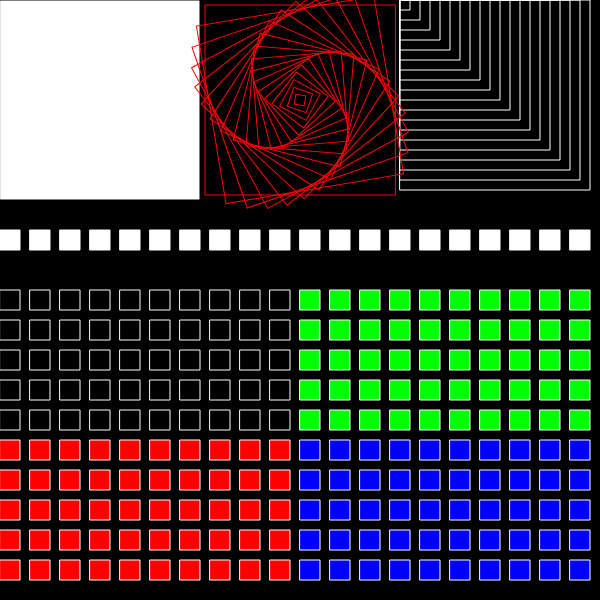
Frame 1 (no input)
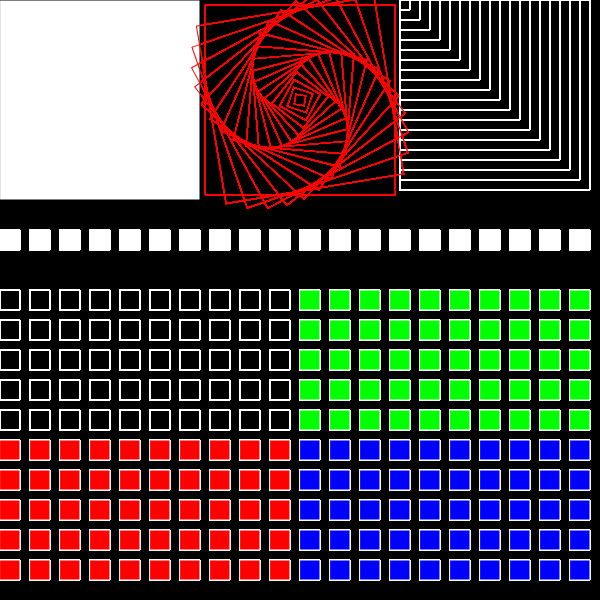
Frame 60 (no input)
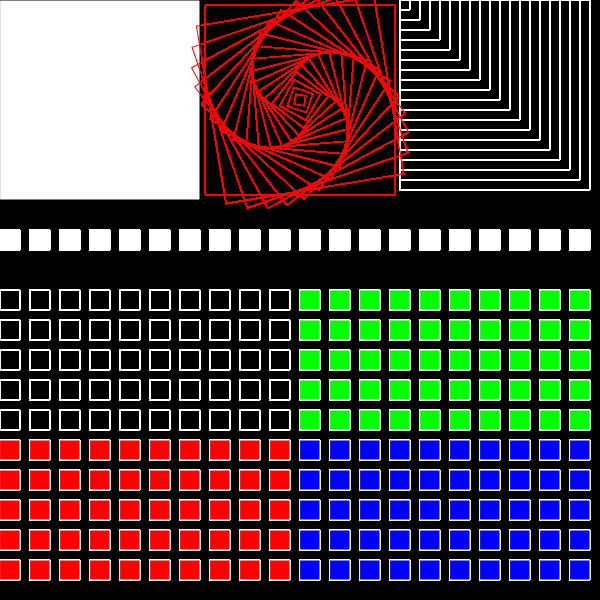
Frame 120 (the mouse pressed at the canvas centre since frame 60)

The p5.js sketch that drew these frames (run headless with seeded random() and noise() and a simulated clock; from frame 60 on, the mouse is pressed at the canvas centre):

// p5.js sketch
// ── sketch.js
function setup() {
  createCanvas(600, 600)
  background(0)
}
function draw() {
  // rect takes 4 values:
  // x, y, width and height
  rectMode(CORNER)
  fill(255)
  stroke(0)
  rect(0, 0, 200, 200)

  for (let i = 0; i < 20; i++) {
    noFill()
    stroke(255)
    rect(width - 200, 0, 10 * i, 10 * i)
  }

  for (let i = 0; i < 20; i++) {
    fill(255)
    rect(i * (20 + 10), 230, 20, 20)
  }

  for (let i = 0; i < 20; i++) {
    for (let j = 0; j < 10; j++) {
      noFill()
      if (i >= 10) {
        fill(0, 255, 0)
      }
      if (j >= 5) {
        fill(255, 0, 0)
      }
      if (j >= 5 && i >= 10) {
        fill(0, 0, 255)
      }
      rect(i * (20 + 10), 290 + j * (20 + 10), 20, 20)
    }
  }

  for (let i = 0; i < 20; i++) {
    rectMode(CENTER)
    noFill()
    stroke(255, 0, 0)
    push()
    translate(300, 100)
    rotate(i * PI / 19)
    rect(0, 0, 10 * i, 10 * i)
    pop()
  }
}
